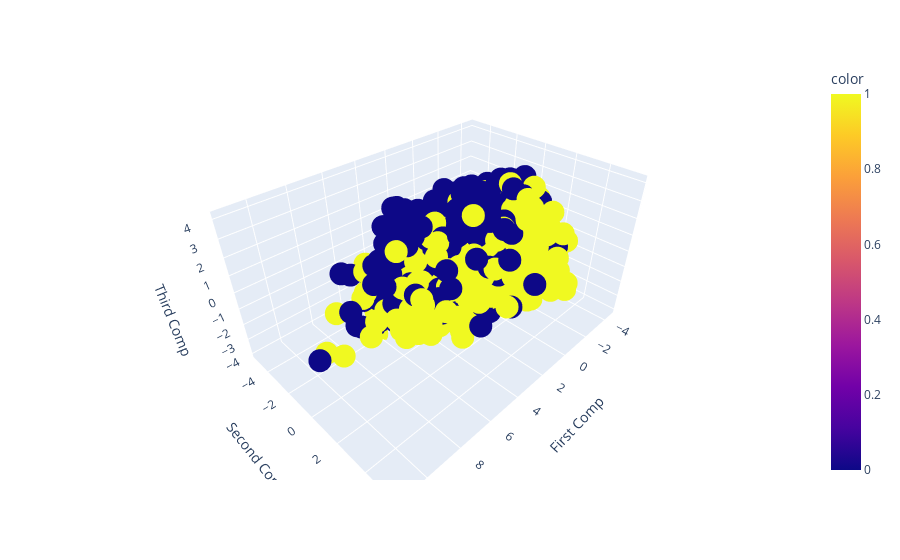

This figure's notebook cell:
### Code cell
import plotly.express as px

from sklearn.decomposition import PCA
from sklearn.preprocessing import StandardScaler, FunctionTransformer
from sklearn.pipeline import Pipeline


pca = Pipeline([("standarize", StandardScaler()), ("pca",PCA(n_components = 3)), ("dataframe", FunctionTransformer(lambda x: pd.DataFrame(x, columns = ["First Comp", "Second Comp", "Third Comp"])))]).fit(X)
X3D = pca.transform(X)
px.scatter_3d(x = "First Comp", y = "Second Comp",z = "Third Comp", data_frame= X3D, color= y)

### Figure 1 — Plotly figure (JSON) as saved in the notebook; plotly's stock layout.template omitted (floating-point values rounded to 4 significant figures; data arrays with more than 128 entries replaced by an {"elided": "..."} marker saying what was removed)
{"data": [{"hovertemplate": "First Comp=%{x}<br>Second Comp=%{y}<br>Third Comp=%{z}<br>color=%{marker.color}<extra></extra>", "legendgroup": "", "marker": {"color": {"elided": "5989 int values"}, "coloraxis": "coloraxis", "symbol": "circle"}, "mode": "markers", "name": "", "scene": "scene", "showlegend": false, "type": "scatter3d", "x": {"elided": "5989 float values"}, "y": {"elided": "5989 float values"}, "z": {"elided": "5989 float values"}}], "layout": {"coloraxis": {"colorbar": {"title": {"text": "color"}}, "colorscale": [[0, "#0d0887"], [0.1111, "#46039f"], [0.2222, "#7201a8"], [0.3333, "#9c179e"], [0.4444, "#bd3786"], [0.5556, "#d8576b"], [0.6667, "#ed7953"], [0.7778, "#fb9f3a"], [0.8889, "#fdca26"], [1, "#f0f921"]]}, "legend": {"tracegroupgap": 0}, "margin": {"t": 60}, "scene": {"domain": {"x": [0, 1], "y": [0, 1]}, "xaxis": {"title": {"text": "First Comp"}}, "yaxis": {"title": {"text": "Second Comp"}}, "zaxis": {"title": {"text": "Third Comp"}}}}}
